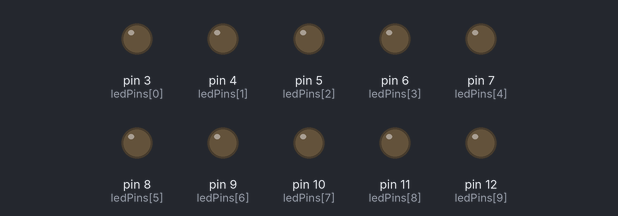
Recording of a sketch running on a simulated Arduino Uno, built with avr-gcc and run on an emulated ATmega328P. On the bench: output pins drawn as LEDs (lit = HIGH). Random numbers use the default seed unless the sketch sets one.

Above: at 0.1 s.
At 4.1 s:
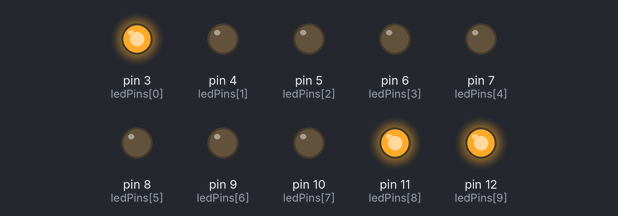
At 8.1 s:
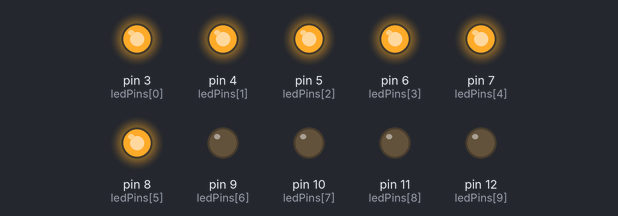
At 18.1 s:
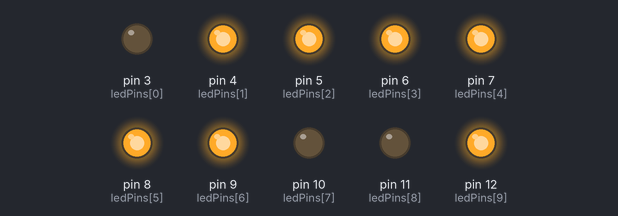
At 28.1 s:
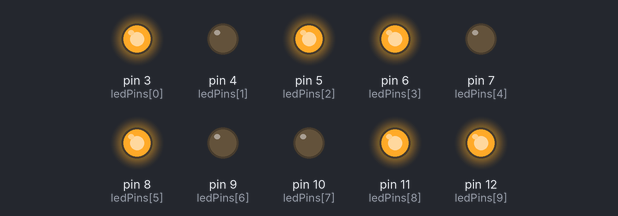
At 38.1 s:
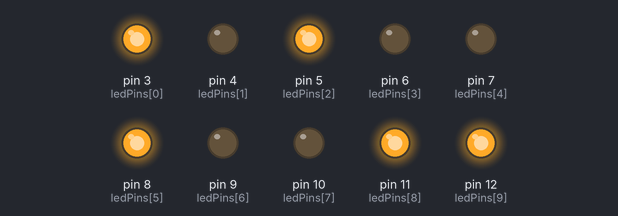
Timing chart, 0 to 39.6 s (numbered marks = the images above):
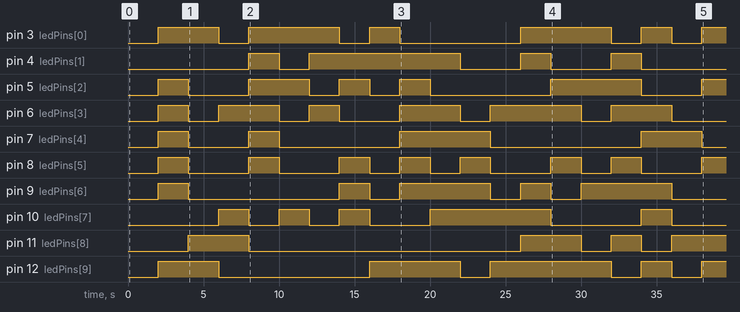

The sketch:

th_baitap1.ino
```cpp
int ledPins[] = {3,4,5,6,7,8,9,10,11,12};

unsigned long previousMillis = 0;
const long interval = 2000;

void setup() {
  // put your setup code here, to run once:
  randomSeed(analogRead(0));
  for(int i = 0; i < 10; i++){
    pinMode(ledPins[i], OUTPUT);
    digitalWrite(ledPins[i], LOW);
  }

}

void loop() {
  // put your main code here, to run repeatedly:
  unsigned long currentMillis = millis();

  if(currentMillis - previousMillis >= interval){
    previousMillis = currentMillis;

    for(int i = 0; i < 10; i++){

      int randomNumber = random(1, 101);

      if(randomNumber % 2 == 0){
        digitalWrite(ledPins[i], LOW);
      }
      else{
        digitalWrite(ledPins[i], HIGH);

      }
    }

  }

}
```

Measured:
- by itself, pin 3 (ledPins[0]): LOW → HIGH at 2.0 s, → LOW 4.0 s later, → HIGH 2.0 s later, → LOW 6.0 s later, … (11 changes in this stretch)
- by itself, pin 4 (ledPins[1]): LOW → HIGH at 8.0 s, → LOW 2.0 s later, → HIGH 2.0 s later, → LOW 10.0 s later, … (8 changes in this stretch)
- by itself, pin 5 (ledPins[2]): LOW → HIGH at 2.0 s, → LOW 2.0 s later, → HIGH 4.0 s later, → LOW 4.0 s later, … (11 changes in this stretch)
- by itself, pin 6 (ledPins[3]): LOW → HIGH at 2.0 s, → LOW 2.0 s later, → HIGH 2.0 s later, → LOW 4.0 s later, … (12 changes in this stretch)
- by itself, pin 7 (ledPins[4]): LOW → HIGH at 2.0 s, → LOW 2.0 s later, → HIGH 4.0 s later, → LOW 2.0 s later, … (8 changes in this stretch)
- by itself, pin 8 (ledPins[5]): LOW → HIGH at 2.0 s, → LOW 2.0 s later, → HIGH 4.0 s later, → LOW 2.0 s later, … (15 changes in this stretch)
- by itself, pin 9 (ledPins[6]): LOW → HIGH at 2.0 s, → LOW 2.0 s later, → HIGH 10.0 s later, → LOW 2.0 s later, … (10 changes in this stretch)
- by itself, pin 10 (ledPins[7]): LOW → HIGH at 6.0 s, → LOW 2.0 s later, → HIGH 2.0 s later, → LOW 2.0 s later, … (10 changes in this stretch)
